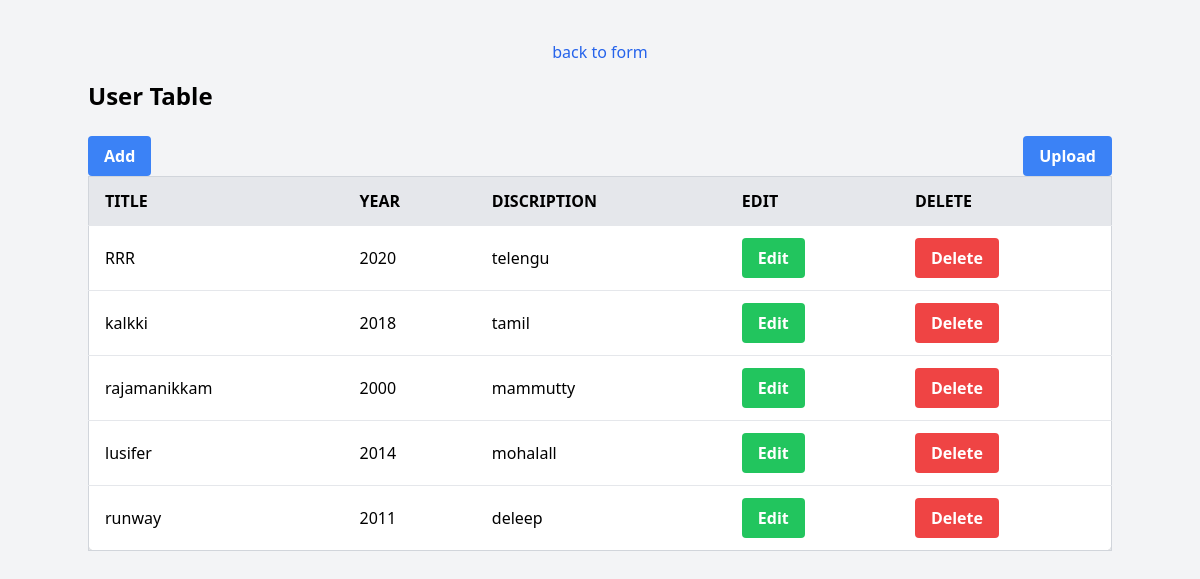
Page /list on the committed database.
### movies/models.py (models this page shows)
class movieinfo (models.Model):
    title=models.CharField(max_length=250)
    year=models.IntegerField(null=True)
    description=models.TextField()

### movies/views.py (the view)
# urls.py: path('list', views.list, name='list'),
def list(request):
    movie_set = movieinfo.objects.all()
    print(movie_set)
    return render(request, 'list.html', {'movie': movie_set})

### movies/templates/list.html (shortened to what this page needs)
<!DOCTYPE html>
<html lang="en" class="h-full bg-gray-100">
<head>
  <script src="https://cdn.tailwindcss.com"></script>
</head>
<body class="p-10">
  <p class="mb-4 text-center">
    <a href="{% url 'create' %}" class="text-blue-600 hover:underline">back to form</a>
  </p>
  <div class="container mx-auto">
    <h1 class="text-2xl font-bold mb-6">User Table</h1>
      <div class="flex justify-between">
    <button type="button" class="bg-blue-500 hover:bg-blue-700 text-white font-bold py-2 px-4 rounded">
      <a href="#modal-add">Add</a>
    </button>
    <button type="button" class="bg-blue-500 hover:bg-blue-700 text-white font-bold py-2 px-4 rounded">
      <a href="#modal-upload">Upload</a>
    </button>
    </div>
    <div class="overflow-x-auto">
      <table class="min-w-full border border-gray-300 bg-white rounded-lg shadow-md">
        <thead class="bg-gray-200">
          <tr class="uppercase">
            <th class="py-3 px-4 text-left">title</th>
            <th class="py-3 px-4 text-left">year</th>
            <th class="py-3 px-4 text-left">discription</th>
            <th class="py-3 px-4 text-left">edit</th>
            <th class="py-3 px-4 text-left">delete</th>
          </tr>
        </thead>
        <tbody>
          {% for data in movie%}
          <tr class="border-t">
            <td class="py-3 px-4">{{data.title}}</td>
            <td class="py-3 px-4">{{data.year}}</td>
            <td class="py-3 px-4">{{data.description}}</td>
            <td class="py-3 px-4">
               <button type="button" class="bg-green-500 hover:bg-blue-700 text-white font-bold py-2 px-4 rounded  "><a href="#modal-edit-{{data.id}}" >Edit</a></button>
            </td>
            <td class="py-3 px-4">
               <button type="button" class="bg-red-500 hover:bg-blue-700 text-white font-bold py-2 px-4 rounded  "><a href="{% url 'delete' data.id %}" >Delete</a></button>
            </td>
          </tr>
          {% endfor%}
        </tbody>
      </table>
    </div>
  </div>
</body>
</html>

### rows in the picture
movieinfo: title "RRR", year "2020", description "telengu"
movieinfo: title "kalkki", year "2018", description "tamil"
movieinfo: title "rajamanikkam", year "2000", description "mammutty"
movieinfo: title "lusifer", year "2014", description "mohalall"
movieinfo: title "runway", year "2011", description "deleep"
